Frame 1 (no input): blank canvas, image omitted
Frame 60 (no input): blank canvas, image omitted
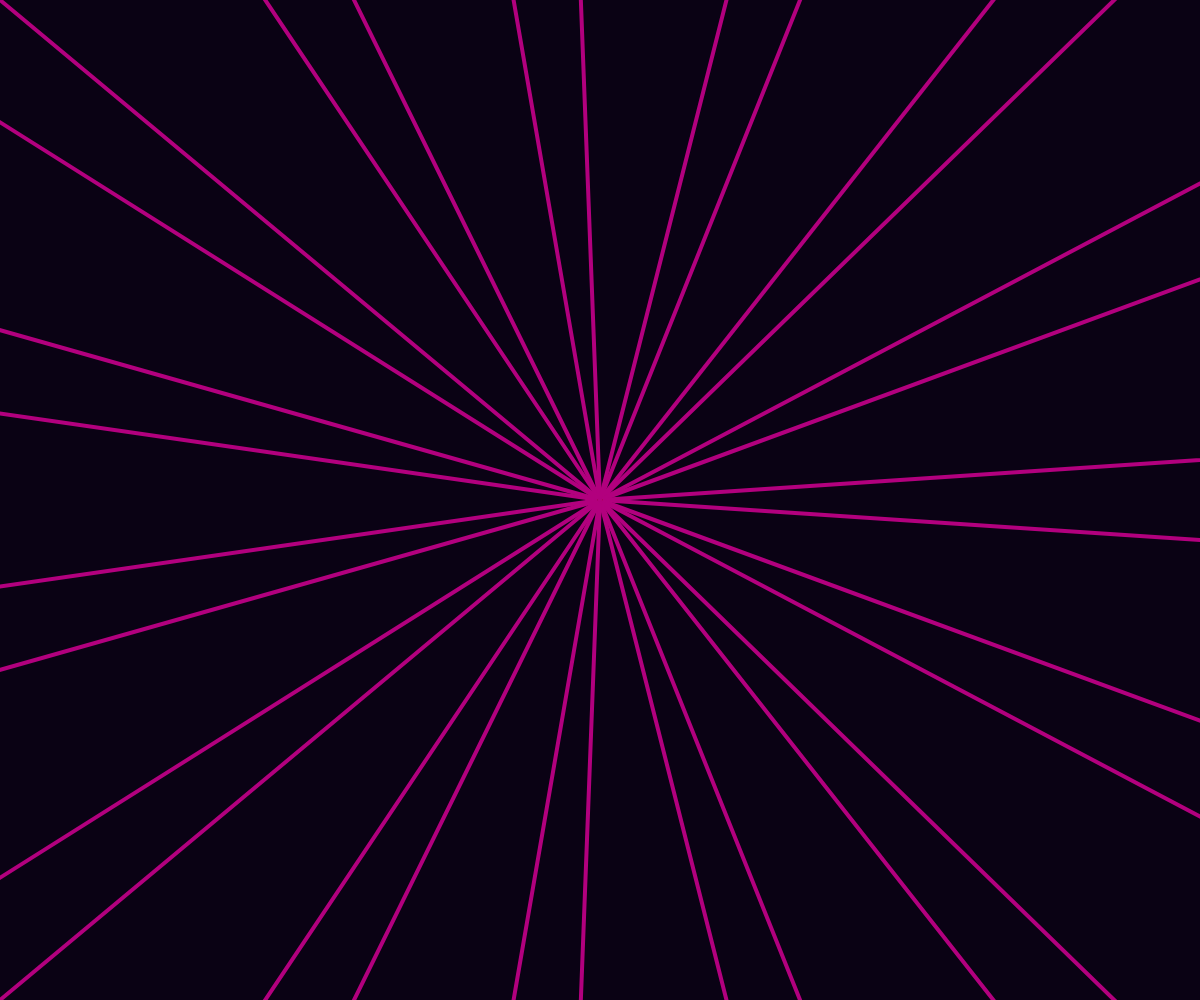
Frame 120 (the mouse pressed at the canvas centre since frame 60)

The p5.js sketch whose frames 1 and 60 were blank and that drew this single picture after the mouse press (run headless with seeded random() and noise() and a simulated clock; from frame 60 on, the mouse is pressed at the canvas centre):

// p5.js sketch
// ── sketch.js
let divisiones = 15;
let angulo = 360 / divisiones;

function setup() {
  const canv =  createCanvas(windowWidth, windowHeight);
  canv.style('display', 'flex');
  background(10,2,20);
  strokeWeight(4);
  angleMode(DEGREES);
}

function draw() {
  translate(windowWidth/2, windowHeight/2);
  for (let i = 0; i < divisiones; i++) {
    
    rotate(angulo);
    let mx= mouseX - windowWidth/2;
    let my= mouseY - windowHeight/2;
    let pmx= pmouseX - windowWidth/2;
    let pmy= pmouseY - windowHeight/2;


    if (mouseIsPressed){
      
      stroke( map(mouseX, 0, windowWidth, 100, 255), 0, map(mouseY, 10, windowHeight, 0, 255));
      
      line(mx, my, pmx, pmy);

      push();
      scale(1, -1);
      line(mx, my, pmx, pmy);
      pop();

    
    }
    
  }
  
  
}


function windowResized() {
  resizeCanvas(windowWidth, windowHeight);
}
